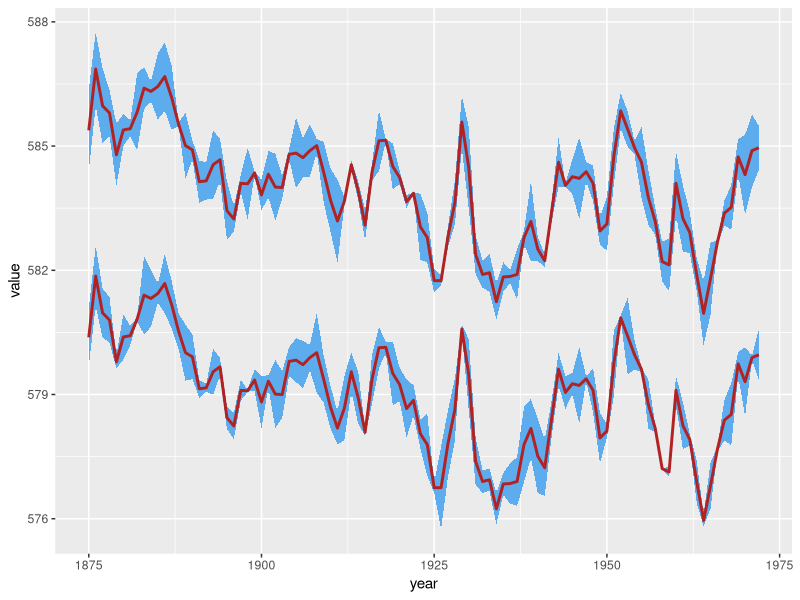

Here is the R script that generated this plot:
## ---- chunk 1
nchar("¡Plot your confidence interval easily with R! With ggplot geom_ribbon() de ggplot you can add shadow areas to your lines. We show you how to deal with it!")
## ---- chunk 2
knitr::opts_chunk$set(echo = TRUE)
## ---- chunk 3
library(tidyverse)
huron <- data.frame(year = rep(1875:1972,2), 
                    group = c(rep("a",98),rep("b",98)),
                    value = c(LakeHuron, LakeHuron + 5),
                    std = runif(length(LakeHuron)*2,0,1))

huron %>% 
  ggplot(aes(year, value, fill = group)) + 
  geom_ribbon(aes(ymin = value - std,
                  ymax = value + std,
                  group=group),
              fill = "steelblue2") + 
  geom_line(color = "firebrick", size = 1)

